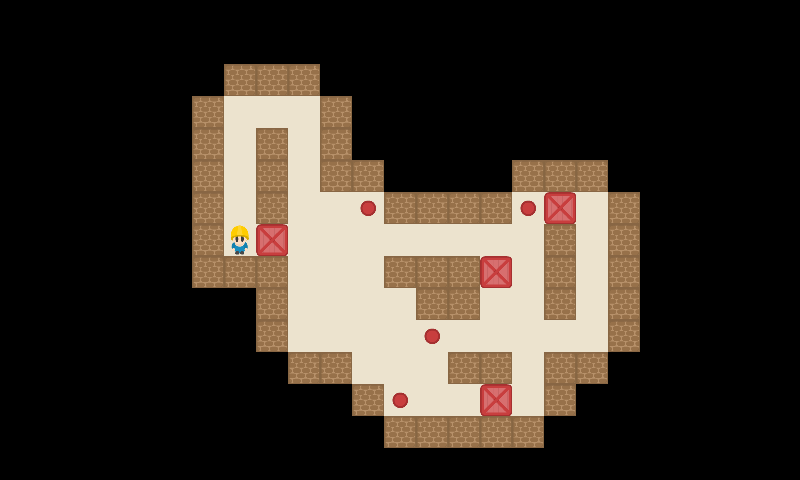

A level layout from a 2D game, rendered from its tile map. Below: a short description, then the map file with tile-grid data replaced by summaries:
An orthogonal 25x15 tile map with 32x32 px tiles, 2 tile layers (StaticMap, Objetos).

<map version="1.0" orientation="orthogonal" renderorder="right-down" width="25" height="15" tilewidth="32" tileheight="32">
 <tileset firstgid="1" source="Tileset.tsx" />
 <layer name="StaticMap" width="25" height="15">
  <data>[375 cells, 110 non-empty, 2 distinct tile ids]</data>
 </layer>
 <layer name="Objetos" width="25" height="15">
  <data>[375 cells, 9 non-empty, 3 distinct tile ids]</data>
 </layer>
</map>
